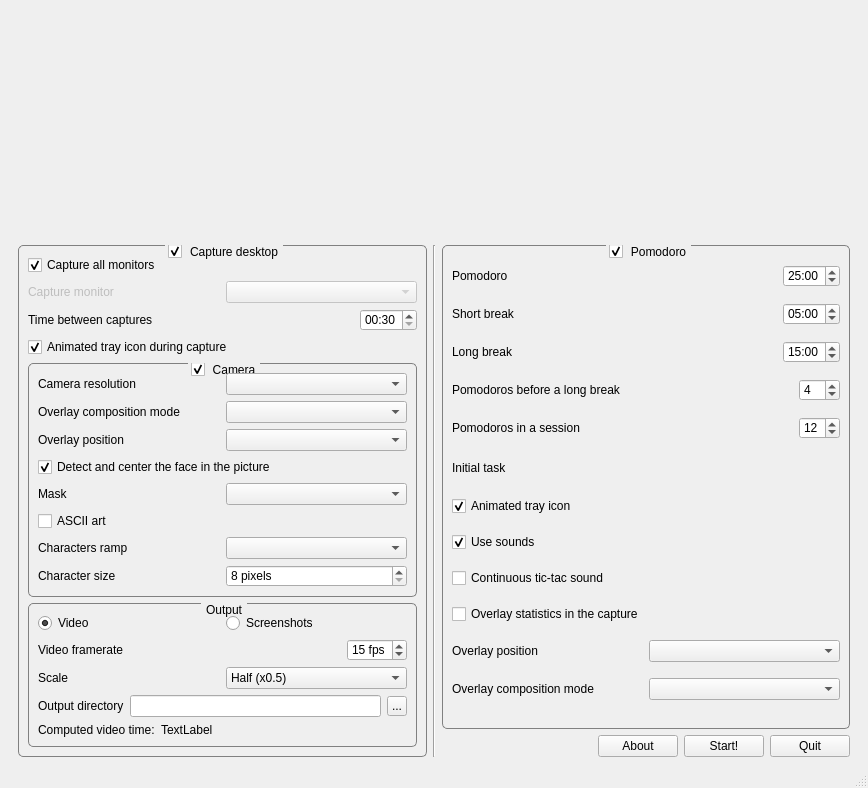
<?xml version="1.0" encoding="UTF-8"?>
<ui version="4.0">
 <class>MainWindow</class>
 <widget class="QMainWindow" name="MainWindow">
  <property name="geometry">
   <rect>
    <x>0</x>
    <y>0</y>
    <width>868</width>
    <height>788</height>
   </rect>
  </property>
  <property name="windowTitle">
   <string>MainWindow</string>
  </property>
  <property name="windowIcon">
   <iconset resource="rsc/resources.qrc">
    <normaloff>:/DesktopCapture/application.svg</normaloff>:/DesktopCapture/application.svg</iconset>
  </property>
  <property name="unifiedTitleAndToolBarOnMac">
   <bool>false</bool>
  </property>
  <widget class="QWidget" name="centralwidget">
   <layout class="QVBoxLayout" name="verticalLayout" stretch="1,0">
    <property name="spacing">
     <number>8</number>
    </property>
    <property name="bottomMargin">
     <number>0</number>
    </property>
    <item>
     <widget class="QLabel" name="m_screenshotImage">
      <property name="sizePolicy">
       <sizepolicy hsizetype="Expanding" vsizetype="Ignored">
        <horstretch>0</horstretch>
        <verstretch>0</verstretch>
       </sizepolicy>
      </property>
      <property name="minimumSize">
       <size>
        <width>240</width>
        <height>160</height>
       </size>
      </property>
      <property name="toolTip">
       <string>Captured image.</string>
      </property>
      <property name="styleSheet">
       <string notr="true"> QLabel {
     background-image: url(:/DesktopCapture/striped-background.png);
 }</string>
      </property>
      <property name="text">
       <string/>
      </property>
      <property name="alignment">
       <set>Qt::AlignmentFlag::AlignCenter</set>
      </property>
      <property name="indent">
       <number>0</number>
      </property>
     </widget>
    </item>
    <item>
     <widget class="QWidget" name="m_controls" native="true">
      <property name="sizePolicy">
       <sizepolicy hsizetype="MinimumExpanding" vsizetype="MinimumExpanding">
        <horstretch>0</horstretch>
        <verstretch>0</verstretch>
       </sizepolicy>
      </property>
      <layout class="QHBoxLayout" name="horizontalLayout" stretch="1,0,1">
       <item>
        <widget class="QGroupBox" name="m_captureGroupBox">
         <property name="styleSheet">
          <string notr="true"> QGroupBox {
     border: 1px solid gray;
     border-radius: 5px;
     margin-top: 1ex; /* leave space at the top for the title */
 }

 QGroupBox::title {
     subcontrol-origin: margin;
     subcontrol-position: top center; /* position at the top center */
     padding: 0 3px;
 }</string>
         </property>
         <property name="title">
          <string>Capture desktop</string>
         </property>
         <property name="flat">
          <bool>false</bool>
         </property>
         <property name="checkable">
          <bool>true</bool>
         </property>
         <layout class="QVBoxLayout" name="verticalLayout_2">
          <item>
           <widget class="QCheckBox" name="m_captureAllMonitors">
            <property name="toolTip">
             <string>Capture whole desktop.</string>
            </property>
            <property name="text">
             <string>Capture all monitors</string>
            </property>
            <property name="checked">
             <bool>true</bool>
            </property>
           </widget>
          </item>
          <item>
           <layout class="QHBoxLayout" name="horizontalLayout_2" stretch="1,1">
            <property name="topMargin">
             <number>0</number>
            </property>
            <item>
             <widget class="QLabel" name="m_captureMonitor">
              <property name="enabled">
               <bool>false</bool>
              </property>
              <property name="toolTip">
               <string>Monitor to capture</string>
              </property>
              <property name="text">
               <string>Capture monitor</string>
              </property>
             </widget>
            </item>
            <item>
             <widget class="QComboBox" name="m_captureMonitorComboBox">
              <property name="enabled">
               <bool>false</bool>
              </property>
              <property name="toolTip">
               <string>Sets the monitor to capture.</string>
              </property>
             </widget>
            </item>
           </layout>
          </item>
          <item>
           <layout class="QHBoxLayout" name="horizontalLayout_12" stretch="1,0">
            <property name="topMargin">
             <number>0</number>
            </property>
            <item>
             <widget class="QLabel" name="label_7">
              <property name="toolTip">
               <string>Time between captures.</string>
              </property>
              <property name="text">
               <string>Time between captures</string>
              </property>
             </widget>
            </item>
            <item>
             <widget class="QTimeEdit" name="m_screenshotTime">
              <property name="toolTip">
               <string>Edit the time between captures</string>
              </property>
              <property name="maximumTime">
               <time>
                <hour>0</hour>
                <minute>59</minute>
                <second>59</second>
               </time>
              </property>
              <property name="minimumTime">
               <time>
                <hour>0</hour>
                <minute>0</minute>
                <second>5</second>
               </time>
              </property>
              <property name="displayFormat">
               <string>mm:ss</string>
              </property>
              <property name="time">
               <time>
                <hour>0</hour>
                <minute>0</minute>
                <second>30</second>
               </time>
              </property>
             </widget>
            </item>
           </layout>
          </item>
          <item>
           <widget class="QCheckBox" name="m_screenshotAnimateTray">
            <property name="toolTip">
             <string>Animate the tray icon when doing a capture.</string>
            </property>
            <property name="text">
             <string>Animated tray icon during capture</string>
            </property>
            <property name="checked">
             <bool>true</bool>
            </property>
           </widget>
          </item>
          <item>
           <widget class="QGroupBox" name="m_cameraEnabled">
            <property name="title">
             <string>Camera</string>
            </property>
            <property name="checkable">
             <bool>true</bool>
            </property>
            <layout class="QVBoxLayout" name="verticalLayout_6">
             <item>
              <layout class="QHBoxLayout" name="horizontalLayout_3" stretch="1,1">
               <property name="topMargin">
                <number>0</number>
               </property>
               <item>
                <widget class="QLabel" name="label">
                 <property name="toolTip">
                  <string>Resolution of the camera images.</string>
                 </property>
                 <property name="text">
                  <string>Camera resolution</string>
                 </property>
                </widget>
               </item>
               <item>
                <widget class="QComboBox" name="m_cameraResolutionComboBox">
                 <property name="toolTip">
                  <string>Sets the resolution of the camera images.</string>
                 </property>
                </widget>
               </item>
              </layout>
             </item>
             <item>
              <layout class="QHBoxLayout" name="horizontalLayout_8">
               <property name="topMargin">
                <number>0</number>
               </property>
               <item>
                <widget class="QLabel" name="label_5">
                 <property name="toolTip">
                  <string>Composition of the camera image in the capture.</string>
                 </property>
                 <property name="text">
                  <string>Overlay composition mode</string>
                 </property>
                </widget>
               </item>
               <item>
                <widget class="QComboBox" name="m_compositionComboBox">
                 <property name="toolTip">
                  <string>Sets the composition of the camera image in the capture.</string>
                 </property>
                </widget>
               </item>
              </layout>
             </item>
             <item>
              <layout class="QHBoxLayout" name="horizontalLayout_11">
               <property name="topMargin">
                <number>0</number>
               </property>
               <item>
                <widget class="QLabel" name="label_8">
                 <property name="toolTip">
                  <string>Position of the camera image.</string>
                 </property>
                 <property name="text">
                  <string>Overlay position</string>
                 </property>
                </widget>
               </item>
               <item>
                <widget class="QComboBox" name="m_cameraPositionComboBox">
                 <property name="toolTip">
                  <string>Sets the position of the camera image.</string>
                 </property>
                </widget>
               </item>
              </layout>
             </item>
             <item>
              <widget class="QCheckBox" name="m_trackFace">
               <property name="toolTip">
                <string>Dectect the face and center the camera picture in it.</string>
               </property>
               <property name="text">
                <string>Detect and center the face in the picture</string>
               </property>
               <property name="checked">
                <bool>true</bool>
               </property>
              </widget>
             </item>
             <item>
              <layout class="QHBoxLayout" name="horizontalLayout_17">
               <item>
                <widget class="QLabel" name="label_11">
                 <property name="toolTip">
                  <string>Mask of the face.</string>
                 </property>
                 <property name="text">
                  <string>Mask</string>
                 </property>
                </widget>
               </item>
               <item>
                <widget class="QComboBox" name="m_cameraMaskComboBox">
                 <property name="toolTip">
                  <string>Sets the mask of the face.</string>
                 </property>
                 <property name="currentIndex">
                  <number>-1</number>
                 </property>
                </widget>
               </item>
              </layout>
             </item>
             <item>
              <widget class="QCheckBox" name="m_ASCIIart">
               <property name="text">
                <string>ASCII art</string>
               </property>
              </widget>
             </item>
             <item>
              <layout class="QHBoxLayout" name="m_rampLayout">
               <item>
                <widget class="QLabel" name="label_12">
                 <property name="text">
                  <string>Characters ramp</string>
                 </property>
                </widget>
               </item>
               <item>
                <widget class="QComboBox" name="m_rampCombo"/>
               </item>
              </layout>
             </item>
             <item>
              <layout class="QHBoxLayout" name="m_rampCharLayout">
               <item>
                <widget class="QLabel" name="label_14">
                 <property name="text">
                  <string>Character size</string>
                 </property>
                </widget>
               </item>
               <item>
                <widget class="QSpinBox" name="m_rampCharacterSize">
                 <property name="suffix">
                  <string> pixels</string>
                 </property>
                 <property name="minimum">
                  <number>8</number>
                 </property>
                 <property name="maximum">
                  <number>22</number>
                 </property>
                </widget>
               </item>
              </layout>
             </item>
            </layout>
           </widget>
          </item>
          <item>
           <widget class="QGroupBox" name="groupBox">
            <property name="title">
             <string>Output</string>
            </property>
            <layout class="QVBoxLayout" name="verticalLayout_5">
             <item>
              <layout class="QHBoxLayout" name="horizontalLayout_20">
               <item>
                <widget class="QRadioButton" name="m_videoRadioButton">
                 <property name="text">
                  <string>Video</string>
                 </property>
                 <property name="checked">
                  <bool>true</bool>
                 </property>
                </widget>
               </item>
               <item>
                <widget class="QRadioButton" name="m_screenshotsRadioButton">
                 <property name="text">
                  <string>Screenshots</string>
                 </property>
                </widget>
               </item>
              </layout>
             </item>
             <item>
              <layout class="QHBoxLayout" name="horizontalLayout_16" stretch="1,0">
               <property name="topMargin">
                <number>0</number>
               </property>
               <item>
                <widget class="QLabel" name="m_fpsLabel">
                 <property name="toolTip">
                  <string>Frame rate of the output video.</string>
                 </property>
                 <property name="text">
                  <string>Video framerate</string>
                 </property>
                </widget>
               </item>
               <item>
                <widget class="QSpinBox" name="m_fps">
                 <property name="toolTip">
                  <string>Sets the frame rate of the output video.</string>
                 </property>
                 <property name="suffix">
                  <string> fps</string>
                 </property>
                 <property name="minimum">
                  <number>5</number>
                 </property>
                 <property name="maximum">
                  <number>30</number>
                 </property>
                 <property name="singleStep">
                  <number>5</number>
                 </property>
                 <property name="value">
                  <number>15</number>
                 </property>
                </widget>
               </item>
              </layout>
             </item>
             <item>
              <layout class="QHBoxLayout" name="horizontalLayout_14" stretch="0,0">
               <property name="topMargin">
                <number>0</number>
               </property>
               <item>
                <widget class="QLabel" name="label_6">
                 <property name="toolTip">
                  <string>Scale modification of the output</string>
                 </property>
                 <property name="text">
                  <string>Scale</string>
                 </property>
                </widget>
               </item>
               <item>
                <widget class="QComboBox" name="m_scaleComboBox">
                 <property name="toolTip">
                  <string>Sets the scale modification of the output.</string>
                 </property>
                 <property name="currentIndex">
                  <number>0</number>
                 </property>
                 <property name="sizeAdjustPolicy">
                  <enum>QComboBox::SizeAdjustPolicy::AdjustToContents</enum>
                 </property>
                 <property name="frame">
                  <bool>true</bool>
                 </property>
                 <item>
                  <property name="text">
                   <string>Half (x0.5)</string>
                  </property>
                 </item>
                 <item>
                  <property name="text">
                   <string>Original (x1.0)</string>
                  </property>
                 </item>
                 <item>
                  <property name="text">
                   <string>Original and a half (x1.5)</string>
                  </property>
                 </item>
                 <item>
                  <property name="text">
                   <string>Double (x2.0)</string>
                  </property>
                 </item>
                </widget>
               </item>
              </layout>
             </item>
             <item>
              <layout class="QHBoxLayout" name="horizontalLayout_13">
               <property name="topMargin">
                <number>0</number>
               </property>
               <item>
                <widget class="QLabel" name="m_outputDirLabel">
                 <property name="toolTip">
                  <string>Directory of the output files.</string>
                 </property>
                 <property name="text">
                  <string>Output directory</string>
                 </property>
                </widget>
               </item>
               <item>
                <widget class="QLineEdit" name="m_dirEditLabel">
                 <property name="toolTip">
                  <string>Directory of the output files.</string>
                 </property>
                 <property name="readOnly">
                  <bool>true</bool>
                 </property>
                </widget>
               </item>
               <item>
                <widget class="QToolButton" name="m_dirButton">
                 <property name="sizePolicy">
                  <sizepolicy hsizetype="Fixed" vsizetype="Fixed">
                   <horstretch>0</horstretch>
                   <verstretch>0</verstretch>
                  </sizepolicy>
                 </property>
                 <property name="maximumSize">
                  <size>
                   <width>20</width>
                   <height>20</height>
                  </size>
                 </property>
                 <property name="toolTip">
                  <string>Sets the directory of the output files.</string>
                 </property>
                 <property name="text">
                  <string>...</string>
                 </property>
                </widget>
               </item>
              </layout>
             </item>
             <item>
              <layout class="QHBoxLayout" name="horizontalLayout_21" stretch="0,1">
               <item>
                <widget class="QLabel" name="label_13">
                 <property name="text">
                  <string>Computed video time:</string>
                 </property>
                </widget>
               </item>
               <item>
                <widget class="QLabel" name="m_computedTime">
                 <property name="text">
                  <string>TextLabel</string>
                 </property>
                </widget>
               </item>
              </layout>
             </item>
            </layout>
           </widget>
          </item>
         </layout>
        </widget>
       </item>
       <item>
        <widget class="Line" name="line">
         <property name="orientation">
          <enum>Qt::Orientation::Vertical</enum>
         </property>
        </widget>
       </item>
       <item>
        <layout class="QVBoxLayout" name="verticalLayout_3" stretch="1,0">
         <item>
          <widget class="QGroupBox" name="m_pomodoroGroupBox">
           <property name="styleSheet">
            <string notr="true"> QGroupBox {
     border: 1px solid gray;
     border-radius: 5px;
     margin-top: 1ex; /* leave space at the top for the title */
 }

 QGroupBox::title {
     subcontrol-origin: margin;
     subcontrol-position: top center; /* position at the top center */
     padding: 0 3px;
 }</string>
           </property>
           <property name="title">
            <string>Pomodoro</string>
           </property>
           <property name="flat">
            <bool>false</bool>
           </property>
           <property name="checkable">
            <bool>true</bool>
           </property>
           <layout class="QVBoxLayout" name="verticalLayout_4">
            <item>
             <layout class="QHBoxLayout" name="horizontalLayout_4" stretch="1,0">
              <item>
               <widget class="QLabel" name="label_2">
                <property name="toolTip">
                 <string>Pomodoro duration value</string>
                </property>
                <property name="text">
                 <string>Pomodoro</string>
                </property>
               </widget>
              </item>
              <item>
               <widget class="QTimeEdit" name="m_pomodoroTime">
                <property name="toolTip">
                 <string>Edit pomodoro duration value</string>
                </property>
                <property name="maximumTime">
                 <time>
                  <hour>0</hour>
                  <minute>59</minute>
                  <second>0</second>
                 </time>
                </property>
                <property name="minimumTime">
                 <time>
                  <hour>0</hour>
                  <minute>5</minute>
                  <second>0</second>
                 </time>
                </property>
                <property name="displayFormat">
                 <string>mm:ss</string>
                </property>
                <property name="time">
                 <time>
                  <hour>0</hour>
                  <minute>25</minute>
                  <second>0</second>
                 </time>
                </property>
               </widget>
              </item>
             </layout>
            </item>
            <item>
             <layout class="QHBoxLayout" name="horizontalLayout_5" stretch="1,0">
              <item>
               <widget class="QLabel" name="label_3">
                <property name="toolTip">
                 <string>Short break duration value</string>
                </property>
                <property name="text">
                 <string>Short break</string>
                </property>
               </widget>
              </item>
              <item>
               <widget class="QTimeEdit" name="m_shortBreakTime">
                <property name="toolTip">
                 <string>Edit short break duration value</string>
                </property>
                <property name="maximumTime">
                 <time>
                  <hour>0</hour>
                  <minute>59</minute>
                  <second>0</second>
                 </time>
                </property>
                <property name="minimumTime">
                 <time>
                  <hour>0</hour>
                  <minute>1</minute>
                  <second>0</second>
                 </time>
                </property>
                <property name="displayFormat">
                 <string>mm:ss</string>
                </property>
                <property name="time">
                 <time>
                  <hour>0</hour>
                  <minute>5</minute>
                  <second>0</second>
                 </time>
                </property>
               </widget>
              </item>
             </layout>
            </item>
            <item>
             <layout class="QHBoxLayout" name="horizontalLayout_6" stretch="1,0">
              <item>
               <widget class="QLabel" name="label_4">
                <property name="toolTip">
                 <string>Long break duration value</string>
                </property>
                <property name="text">
                 <string>Long break</string>
                </property>
               </widget>
              </item>
              <item>
               <widget class="QTimeEdit" name="m_longBreakTime">
                <property name="toolTip">
                 <string>Edit long break duration value</string>
                </property>
                <property name="maximumTime">
                 <time>
                  <hour>0</hour>
                  <minute>59</minute>
                  <second>0</second>
                 </time>
                </property>
                <property name="minimumTime">
                 <time>
                  <hour>0</hour>
                  <minute>1</minute>
                  <second>0</second>
                 </time>
                </property>
                <property name="currentSection">
                 <enum>QDateTimeEdit::Section::MinuteSection</enum>
                </property>
                <property name="displayFormat">
                 <string>mm:ss</string>
                </property>
                <property name="time">
                 <time>
                  <hour>0</hour>
                  <minute>15</minute>
                  <second>0</second>
                 </time>
                </property>
               </widget>
              </item>
             </layout>
            </item>
            <item>
             <layout class="QHBoxLayout" name="horizontalLayout_7" stretch="1,0">
              <item>
               <widget class="QLabel" name="m_pomodoroBreak">
                <property name="toolTip">
                 <string>Number of pomodoros before a long break</string>
                </property>
                <property name="text">
                 <string>Pomodoros before a long break</string>
                </property>
                <property name="wordWrap">
                 <bool>true</bool>
                </property>
               </widget>
              </item>
              <item>
               <widget class="QSpinBox" name="m_pomodorosBreakNumber">
                <property name="toolTip">
                 <string>Edit  the number of pomodoros before a long break</string>
                </property>
                <property name="minimum">
                 <number>1</number>
                </property>
                <property name="maximum">
                 <number>10</number>
                </property>
                <property name="value">
                 <number>4</number>
                </property>
               </widget>
              </item>
             </layout>
            </item>
            <item>
             <layout class="QHBoxLayout" name="horizontalLayout_9" stretch="1,0">
              <property name="topMargin">
               <number>0</number>
              </property>
              <item>
               <widget class="QLabel" name="label_9">
                <property name="toolTip">
                 <string>Total number of pomodoros in a sesssion.</string>
                </property>
                <property name="text">
                 <string>Pomodoros in a session</string>
                </property>
               </widget>
              </item>
              <item>
               <widget class="QSpinBox" name="m_pomodorosNumber">
                <property name="toolTip">
                 <string>Edit  the total number of pomodoros in a sesssion.</string>
                </property>
                <property name="minimum">
                 <number>1</number>
                </property>
                <property name="maximum">
                 <number>99</number>
                </property>
                <property name="value">
                 <number>12</number>
                </property>
               </widget>
              </item>
             </layout>
            </item>
            <item>
             <layout class="QHBoxLayout" name="horizontalLayout_15">
              <item>
               <widget class="QLabel" name="label_10">
                <property name="toolTip">
                 <string>Task name of the pomodoro.</string>
                </property>
                <property name="text">
                 <string>Initial task</string>
                </property>
               </widget>
              </item>
              <item>
               <widget class="QLabel" name="m_pomodoroTask">
                <property name="toolTip">
                 <string>Task name of the pomodoro.</string>
                </property>
                <property name="text">
                 <string/>
                </property>
                <property name="alignment">
                 <set>Qt::AlignmentFlag::AlignRight|Qt::AlignmentFlag::AlignTrailing|Qt::AlignmentFlag::AlignVCenter</set>
                </property>
               </widget>
              </item>
              <item>
               <widget class="QToolButton" name="m_taskEditButton">
                <property name="minimumSize">
                 <size>
                  <width>20</width>
                  <height>20</height>
                 </size>
                </property>
                <property name="maximumSize">
                 <size>
                  <width>25</width>
                  <height>25</height>
                 </size>
                </property>
                <property name="toolTip">
                 <string>Edit the task name of the pomodoro.</string>
                </property>
                <property name="statusTip">
                 <string>Modify initial task name</string>
                </property>
                <property name="text">
                 <string/>
                </property>
                <property name="icon">
                 <iconset resource="rsc/resources.qrc">
                  <normaloff>:/DesktopCapture/pen.png</normaloff>:/DesktopCapture/pen.png</iconset>
                </property>
                <property name="popupMode">
                 <enum>QToolButton::ToolButtonPopupMode::InstantPopup</enum>
                </property>
                <property name="autoRaise">
                 <bool>true</bool>
                </property>
               </widget>
              </item>
             </layout>
            </item>
            <item>
             <widget class="QCheckBox" name="m_pomodoroAnimateTray">
              <property name="toolTip">
               <string>Animate tray icon with unit progression.</string>
              </property>
              <property name="text">
               <string>Animated tray icon</string>
              </property>
              <property name="checked">
               <bool>true</bool>
              </property>
             </widget>
            </item>
            <item>
             <widget class="QCheckBox" name="m_pomodoroUseSounds">
              <property name="toolTip">
               <string>Use sounds.</string>
              </property>
              <property name="text">
               <string>Use sounds</string>
              </property>
              <property name="checked">
               <bool>true</bool>
              </property>
             </widget>
            </item>
            <item>
             <widget class="QCheckBox" name="m_continuousTicTac">
              <property name="toolTip">
               <string>Use continuous tic-tac sound when in a unit.</string>
              </property>
              <property name="text">
               <string>Continuous tic-tac sound</string>
              </property>
             </widget>
            </item>
            <item>
             <widget class="QCheckBox" name="m_overlayStats">
              <property name="toolTip">
               <string>Overlay the statistics of the pomodoro in the capture.</string>
              </property>
              <property name="text">
               <string>Overlay statistics in the capture</string>
              </property>
             </widget>
            </item>
            <item>
             <layout class="QHBoxLayout" name="horizontalLayout_18">
              <item>
               <widget class="QLabel" name="m_pomodoroPositionLabel">
                <property name="toolTip">
                 <string>Position of the statistics.</string>
                </property>
                <property name="text">
                 <string>Overlay position</string>
                </property>
               </widget>
              </item>
              <item>
               <widget class="QComboBox" name="m_pomodoroPositionComboBox">
                <property name="toolTip">
                 <string>Sets the position of the statistics.</string>
                </property>
               </widget>
              </item>
             </layout>
            </item>
            <item>
             <layout class="QHBoxLayout" name="horizontalLayout_19">
              <item>
               <widget class="QLabel" name="m_pomodoroCompositionLabel">
                <property name="text">
                 <string>Overlay composition mode</string>
                </property>
               </widget>
              </item>
              <item>
               <widget class="QComboBox" name="m_pomodoroCompositionComboBox"/>
              </item>
             </layout>
            </item>
           </layout>
          </widget>
         </item>
         <item>
          <layout class="QHBoxLayout" name="horizontalLayout_10">
           <property name="topMargin">
            <number>0</number>
           </property>
           <item>
            <spacer name="horizontalSpacer">
             <property name="orientation">
              <enum>Qt::Orientation::Horizontal</enum>
             </property>
             <property name="sizeHint" stdset="0">
              <size>
               <width>40</width>
               <height>20</height>
              </size>
             </property>
            </spacer>
           </item>
           <item>
            <widget class="QPushButton" name="m_about">
             <property name="maximumSize">
              <size>
               <width>100</width>
               <height>100</height>
              </size>
             </property>
             <property name="text">
              <string>About</string>
             </property>
            </widget>
           </item>
           <item>
            <widget class="QPushButton" name="m_startButton">
             <property name="maximumSize">
              <size>
               <width>100</width>
               <height>100</height>
              </size>
             </property>
             <property name="toolTip">
              <string>Starts the captures.</string>
             </property>
             <property name="text">
              <string>Start!</string>
             </property>
             <property name="flat">
              <bool>false</bool>
             </property>
            </widget>
           </item>
           <item>
            <widget class="QPushButton" name="m_quit">
             <property name="text">
              <string>Quit</string>
             </property>
            </widget>
           </item>
          </layout>
         </item>
        </layout>
       </item>
      </layout>
     </widget>
    </item>
   </layout>
  </widget>
  <widget class="QStatusBar" name="statusbar"/>
 </widget>
 <resources>
  <include location="rsc/resources.qrc"/>
 </resources>
 <connections/>
</ui>
